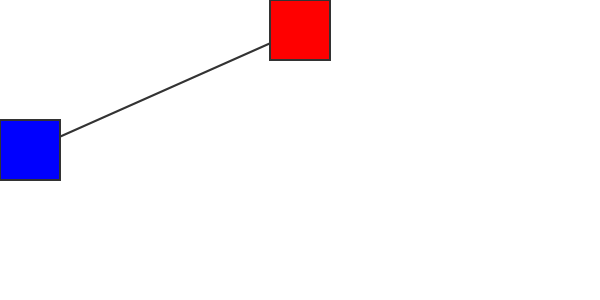
Frame 1 (no input)
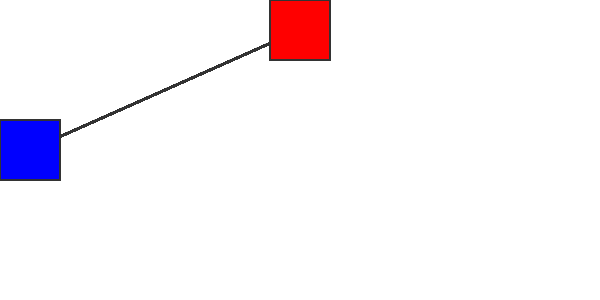
Frame 60 (no input)
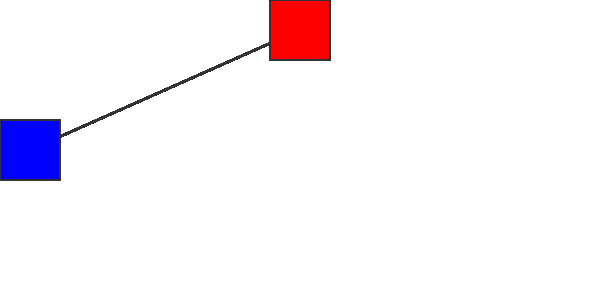
Frame 120 (the mouse pressed at the canvas centre since frame 60)

The p5.js sketch that drew these frames (run headless with seeded random() and noise() and a simulated clock; from frame 60 on, the mouse is pressed at the canvas centre):

// p5.js sketch
// ── sketch.js
let x = 600;
let y = 300;
let side = 60;

function setup() {
    createCanvas(x, y);
}

function draw() {
    strokeWeight(2);
    stroke(51);
    
    line(x/2, side/2, side/2, y/2);
    
    fill('red');
    rect(x/2-side/2, 0, side, side);
    
    fill('blue');
    rect(0, y/2-side/2, side, side);
}
